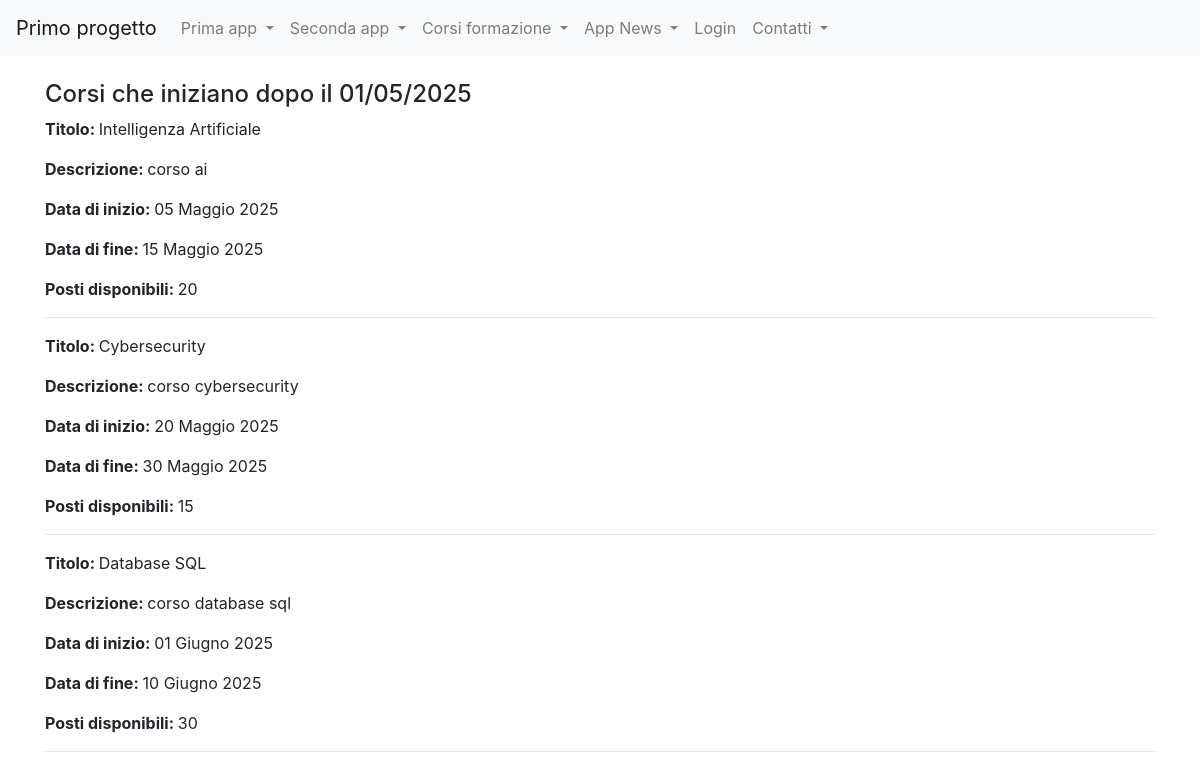
Screenshot of /corsi_formazione/view_c with the database file from the repository.
### corsi_formazione/models.py (models this page shows, shortened)
class Corso(models.Model):
    titolo = models.CharField(max_length=35)
    descrizione = models.CharField(max_length=20)
    data_inizio = models.DateField(blank=True)
    data_fine = models.DateField(blank=True)
    posti_disponibili = models.IntegerField(default=0,blank=True)
    class Meta:
        verbose_name = "Corso"
        verbose_name_plural = "Corsi"

### corsi_formazione/views.py (the view)
# urls.py: path("view_c", view_c, name="view_c" ),
def view_c(request): #view di view c
    corsi_data = Corso.objects.filter(data_inizio__gt=datetime.date(2025,5,1))
    context = {'corsi' : corsi_data}
    return render(request, 'view_c.html',context)

### corsi_formazione/templates/view_c.html (shortened to what this page needs)
{% extends 'base.html'%}
{%block content%}
<h4>Corsi che iniziano dopo il 01/05/2025 </h4>
{% for corso in corsi %}
    <p><strong>Titolo: </strong>{{ corso.titolo }}</p>
    <p><strong>Descrizione: </strong>{{ corso.descrizione }}</p>
    <p><strong>Data di inizio: </strong>{{ corso.data_inizio }}</p>
    <p><strong>Data di fine: </strong>{{ corso.data_fine }}</p>
    <p><strong>Posti disponibili: </strong>{{ corso.posti_disponibili }}</p>
    <hr>
{% endfor %}
{%endblock content%}

### rows the page displays
Corso: titolo "Intelligenza Artificiale", descrizione "corso ai", data_inizio "05 Maggio 2025", data_fine "15 Maggio 2025", posti_disponibili "20"
Corso: titolo "Cybersecurity", descrizione "corso cybersecurity", data_inizio "20 Maggio 2025", data_fine "30 Maggio 2025", posti_disponibili "15"
Corso: titolo "Database SQL", descrizione "corso database sql", data_inizio "01 Giugno 2025", data_fine "10 Giugno 2025", posti_disponibili "30"
